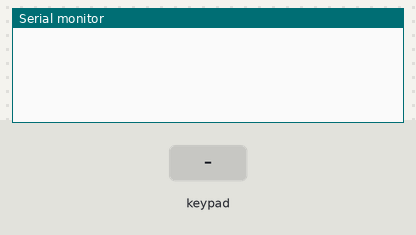
Bench run of a sketch on a simulated ESP32. On the bench: the last lines printed to the serial monitor. The test bench sets the inputs (shaded band).

Above: at 1.2 s.
1.3 s: key '1' pressed
At 2.5 s:
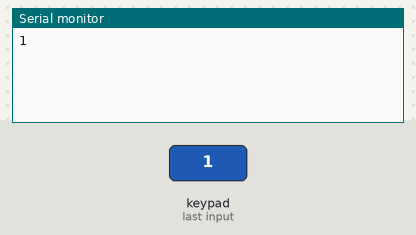
2.8 s: keypad keys 1 2 3 7 8 9 # pressed 0.4 s apart
At 6.5 s:
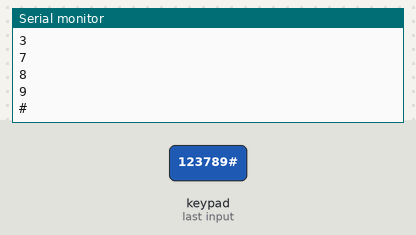
7.1 s: key 'A' pressed
At 8.1 s:
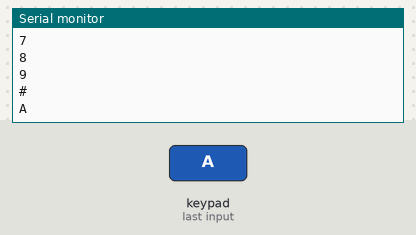
8.6 s: keypad keys 1 2 3 7 8 9 * pressed 0.4 s apart
At 12.4 s:
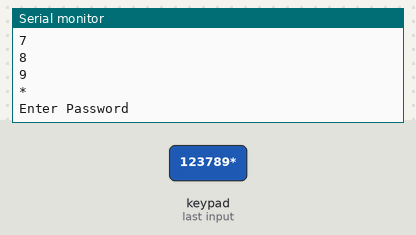
12.9 s: key 'B' pressed
At 13.6 s:
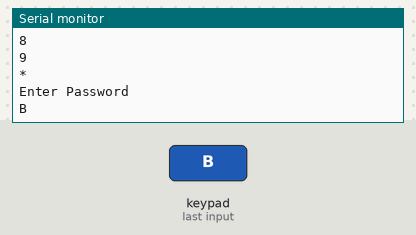
14.4 s: keypad keys 1 2 3 7 8 9 D pressed 0.4 s apart
At 18.0 s:
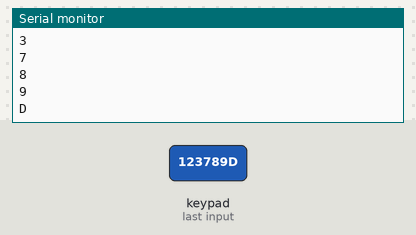
Timing chart, 0 to 19.5 s (numbered marks = the images above; inputs shaded):
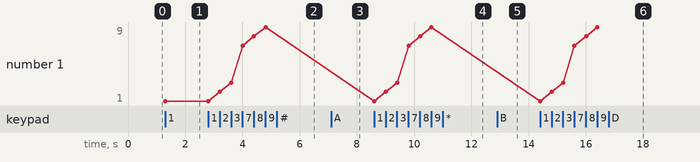

Measured:
- after the input at 1.3 s, the serial monitor: prints a new line at once (image 1)
- after the input at 2.8 s, the serial monitor: prints a new line after 0.41 s (image 2)
- after the input at 7.1 s, the serial monitor: prints a new line at once (image 3)
- after the input at 8.6 s, the serial monitor: prints a new line at once (image 4)
- after the input at 12.9 s, the serial monitor: prints a new line at once (image 5)
- after the input at 14.4 s, the serial monitor: prints a new line at once (image 6)
- plotted number 1: 1 → 9 after the input at 2.8 s

The sketch:

keypad.ino
```cpp
#include <Keypad.h>

#define ROW_NUM     4 // four rows
#define COLUMN_NUM  4 // four columns

char keys[ROW_NUM][COLUMN_NUM] = {
  {'1', '2', '3', 'A'},
  {'4', '5', '6', 'B'},
  {'7', '8', '9', 'C'},
  {'*', '0', '#', 'D'}
};

byte pin_rows[ROW_NUM]      = {2, 13, 14, 0}; // GIOP19, GIOP18, GIOP5, GIOP17 connect to the row pins
byte pin_column[COLUMN_NUM] = {26, 25, 16, 17};   // GIOP16, GIOP4, GIOP0, GIOP2 connect to the column pins

Keypad keypad = Keypad( makeKeymap(keys), pin_rows, pin_column, ROW_NUM, COLUMN_NUM );

enum State {
  WAITING,
  PASSWORD_ENTERED,
  WAITING_FOR_PASSWORD
};

State currentState = WAITING;

const String correctPassword = "123789"; //change it to the actual password you like
String enteredPassword = "";

void setup() {
  Serial.begin(9600);
}

void loop() {
  char key = keypad.getKey();

  if (key != NO_KEY) {
    Serial.println(key);

    switch (currentState) {
      case WAITING:
        if (key == '*') {
          Serial.println("Enter Password");
          currentState = WAITING_FOR_PASSWORD;
          enteredPassword = "";
        }
        break;

      case WAITING_FOR_PASSWORD:
        if (key == '*') {
          currentState = WAITING;
        } else if (key == '#') {
          if (enteredPassword == correctPassword) {
            currentState = WAITING;
            Serial.println("Authentication successful");
          } else {
            Serial.println("Incorrect password!");
            currentState = WAITING;
          }
          enteredPassword = "";
        } else {
          enteredPassword += key;
        }
        break;

    }
  }
}
```
